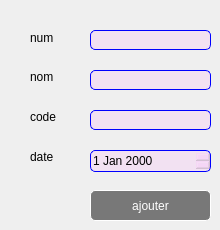
      <widget class="QWidget" name="tab_21">
       <attribute name="title">
        <string>ajouter</string>
       </attribute>
       <widget class="QPushButton" name="pushButton_17">
        <property name="geometry">
         <rect>
          <x>90</x>
          <y>190</y>
          <width>121</width>
          <height>31</height>
         </rect>
        </property>
        <property name="styleSheet">
         <string notr="true">QPushButton{
background-color:rgba(0,0,0,50%);
color:white;
border:1 solid white;
border-radius: 5px;
}
QPushButton:hover{
background-color:rgba(255,0,0,50%);
color:black;
}</string>
        </property>
        <property name="text">
         <string>ajouter</string>
        </property>
       </widget>
       <widget class="QLineEdit" name="lineEdit_27">
        <property name="geometry">
         <rect>
          <x>90</x>
          <y>30</y>
          <width>121</width>
          <height>20</height>
         </rect>
        </property>
        <property name="styleSheet">
         <string notr="true">QLineEdit{
background-color:rgba(255,170,255,20%);
border:1 solid blue;
border-radius:5px;
color:black;
}</string>
        </property>
       </widget>
       <widget class="QLineEdit" name="lineEdit_28">
        <property name="geometry">
         <rect>
          <x>90</x>
          <y>70</y>
          <width>121</width>
          <height>20</height>
         </rect>
        </property>
        <property name="styleSheet">
         <string notr="true">QLineEdit{
background-color:rgba(255,170,255,20%);
border:1 solid blue;
border-radius:5px;
color:black;
}</string>
        </property>
       </widget>
       <widget class="QLineEdit" name="lineEdit_29">
        <property name="geometry">
         <rect>
          <x>90</x>
          <y>110</y>
          <width>121</width>
          <height>20</height>
         </rect>
        </property>
        <property name="styleSheet">
         <string notr="true">QLineEdit{
background-color:rgba(255,170,255,20%);
border:1 solid blue;
border-radius:5px;
color:black;
}</string>
        </property>
       </widget>
       <widget class="QLabel" name="label_29">
        <property name="geometry">
         <rect>
          <x>30</x>
          <y>30</y>
          <width>47</width>
          <height>16</height>
         </rect>
        </property>
        <property name="text">
         <string>num</string>
        </property>
       </widget>
       <widget class="QLabel" name="label_30">
        <property name="geometry">
         <rect>
          <x>30</x>
          <y>70</y>
          <width>47</width>
          <height>14</height>
         </rect>
        </property>
        <property name="text">
         <string>nom</string>
        </property>
       </widget>
       <widget class="QLabel" name="label_31">
        <property name="geometry">
         <rect>
          <x>30</x>
          <y>110</y>
          <width>47</width>
          <height>14</height>
         </rect>
        </property>
        <property name="text">
         <string>code</string>
        </property>
       </widget>
       <widget class="QDateEdit" name="lineEdit_30">
        <property name="geometry">
         <rect>
          <x>90</x>
          <y>150</y>
          <width>121</width>
          <height>22</height>
         </rect>
        </property>
        <property name="styleSheet">
         <string notr="true">QDateEdit {
background-color:rgba(255,170,255,20%);
border:1 solid blue;
border-radius:5px;
color:black;
}
QDateEdit::down-arrow {

}</string>
        </property>
       </widget>
       <widget class="QLabel" name="label_32">
        <property name="geometry">
         <rect>
          <x>30</x>
          <y>150</y>
          <width>47</width>
          <height>14</height>
         </rect>
        </property>
        <property name="text">
         <string>date</string>
        </property>
       </widget>
      </widget>
